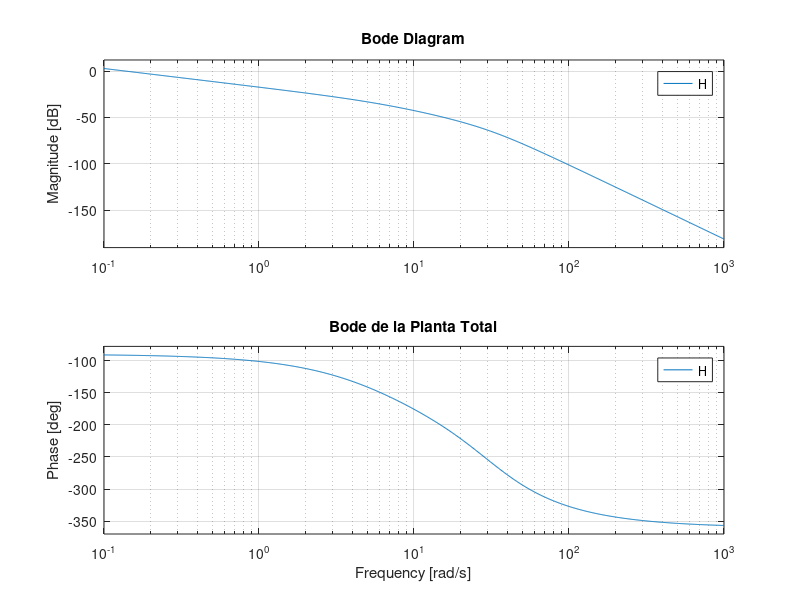
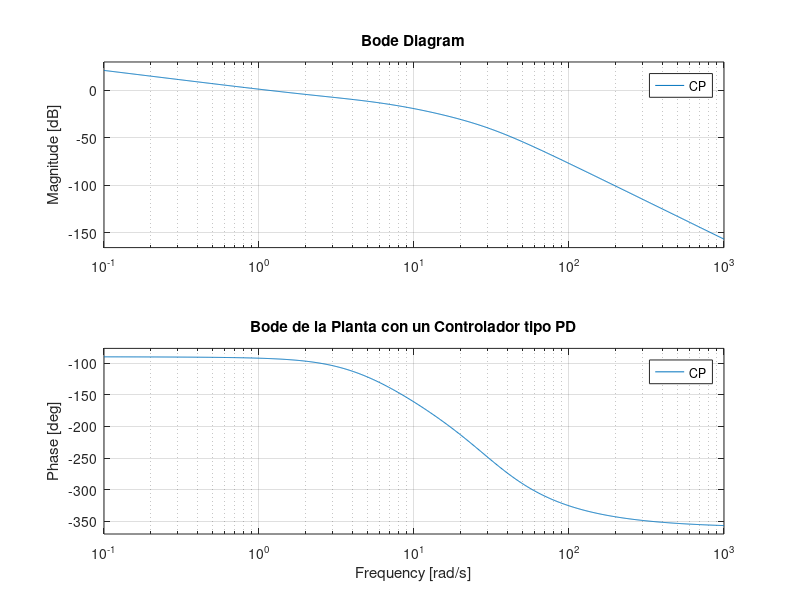

MATLAB code to generate these figures, in order: (Note: this script raises an error after producing the figures.)
%% Cargar el modelo estimado previamente
clear; clc; close all;


%% Modelización de la planta total

p = [ 0 -6.815007];
z = [];
k = 24.428153;

G_carrito = zpk(z,p,k)

s = tf("s");
G_servo_barra = 36.82/(s^2 + 50.12*s + 967.5)

% Conecto en cascada la dinamica del servo y la del carrito.

H = minreal(G_servo_barra * G_carrito)

%%
figure();
bode(H); grid on;
title('Bode de la Planta Total');


%% Vamos con el controlador

nombre_controlador = 'PI'; % Cambiar tambien al ensayar P o PD (nombres de salida).
z = [-3]; 
p = [-6];
k = db2mag(24);
C = zpk(z, p, k);

CP = minreal(H*C);
figure(); bode(CP); grid on;
title('Bode de la Planta con un Controlador tipo PD');

%% Lazo cerrado de posición
T = feedback(CP, 1);

% 1. Calcular toda la información del escalón
info = stepinfo(T);

% 2. Imprimir los datos por consola de forma ordenada
fprintf('--- Caracteristicas de la Respuesta al Escalon ---\n');
fprintf('Tiempo de establecimiento (SettlingTime): %.4f s\n', info.SettlingTime);
fprintf('Sobrepaso máximo (Overshoot): %.2f %%\n', info.Overshoot);
fprintf('Valor pico (Peak): %.4f\n', info.Peak);
fprintf('Tiempo al pico (PeakTime): %.4f s\n', info.PeakTime);
fprintf('Tiempo de subida (RiseTime): %.4f s\n', info.RiseTime);

% 3. Graficar la respuesta y opcionalmente mostrar las características visualmente
figure;
step(10*T); grid on;
title('Respuesta continua a un escalon de 10 cm');
ylabel('Posicion [cm]');
xlabel('Tiempo [s]');

%% Ganancias y discretizacion del controlador

% Extraer ganancias del controlador continuo seleccionado.
C_pid = pid(C);
Kp = C_pid.Kp;
Ki = C_pid.Ki;
Kd = C_pid.Kd;
Tf = C_pid.Tf;

fprintf('\n--- Ganancias del controlador ---\n');
fprintf('Kp = %.6f\nKi = %.6f\nKd = %.6f\nTf = %.6f s\n', Kp, Ki, Kd, Tf);

% Estas ganancias describen el controlador continuo; ahora lo discretizo.
Ts = 0.02; % 20 ms: periodo de control del Arduino 
Cz = c2d(C, Ts, 'tustin');
Cz

[b, a] = tfdata(tf(Cz), 'v');
b = b/a(1);
a = a/a(1);
assert(numel(a)<=3 && numel(b)<=3, 'Arduino admite orden hasta dos.');

if length(a) == 2
    % Primer orden (PD o red de adelanto simple)
    fprintf('u[k] = %.6f*u[k-1] + %.6f*e[k] + %.6f*e[k-1]\n', ...
            -a(2), b(1), b(2));
elseif length(a) == 3
    % Segundo orden (PID o adelanto + integrador)
    fprintf('u[k] = %.6f*u[k-1] + %.6f*u[k-2] + %.6f*e[k] + %.6f*e[k-1] + %.6f*e[k-2]\n', ...
            -a(2), -a(3), b(1), b(2), b(3));
end

% Completar coeficientes ausentes: misma recurrencia para P, PI y PD filtrado.
b(end+1:3) = 0;
a(end+1:3) = 0;

%% Simulaciones del controlador digital: escalon y golpe
% La planta se discretiza con ZOH: Arduino mantiene el comando entre muestras.
Hz = c2d(H, Ts, 'zoh');
Tz = feedback(Cz*Hz, 1);
fprintf('\nLazo continuo estable: %d | Lazo digital estable: %d\n', ...
    isstable(T), isstable(Tz));
assert(isstable(T) && isstable(Tz), 'Revisar controlador: el lazo no es estable.');
fprintf('Arduino: A1=%.9g; A2=%.9g; B0=%.9g; B1=%.9g; B2=%.9g;\n', ...
    -a(2), -a(3), b(1), b(2), b(3));
figure('Name','Margenes digitales','Color','white');
margin(Cz*Hz); grid on;

%% Opciones de los ensayos
tiempo = (0:Ts:30)';
instante_escalon = 2;       % Referencia cero hasta t=2 s, luego 10 cm
instante_golpe = 5;
salto_velocidad = 5;        % cm/s: efecto idealizado de un golpe, configurable
pulso_centro = 1544;
pulso_min = 1100;
pulso_max = 2000;
% 0: modelo nominal. Cambiar a -3.2630965 para incluir el sesgo identificado.
c_simulacion = 0;           % cm/s^2

% Modelo de estados: posicion, velocidad, angulo, velocidad angular.
% Dos entradas: variacion de pulso y aceleracion externa constante.
planta = ss([0 1 0 0; 0 -6.815007 24.428153 0; ...
    0 0 0 1; 0 0 -967.5 -50.12], ...
    [0 0; 0 1; 0 0; 36.82 0], [1 0 0 0], [0 0]);
planta_digital = c2d(planta, Ts, 'zoh');

%% Escalon de 0.1 m = 10 cm
referencia = zeros(size(tiempo));
referencia(tiempo >= instante_escalon) = 10;
posicion_continua = lsim(T, referencia, tiempo, 'zoh');
posicion_digital_lineal = lsim(Tz, referencia, tiempo);
[posicion_escalon, pulso_escalon, saturadas] = simular_controlador( ...
    planta_digital, b, a, referencia, c_simulacion, ...
    pulso_centro, pulso_min, pulso_max, 0, 0);

fig_escalon = figure('Name',[nombre_controlador ' - Escalon de 10 cm'],'Color','white');
subplot(2,1,1);
plot(tiempo, referencia, ':k', tiempo, posicion_continua, '--', ...
    tiempo, posicion_digital_lineal, '-.', tiempo, posicion_escalon);
grid on; ylabel('Posicion [cm]');
legend('Referencia','Continuo lineal','Digital lineal', ...
    'Digital con limites y redondeo','Location','best');
subplot(2,1,2);
stairs(tiempo, pulso_escalon); grid on; hold on;
yline(pulso_min, '--r', 'Minimo'); yline(pulso_max, '--r', 'Maximo');
ylabel('Pulso [us]'); xlabel('Tiempo [s]');

inicio = find(tiempo >= instante_escalon, 1);
info_digital = stepinfo(posicion_escalon(inicio:end), ...
    tiempo(inicio:end)-tiempo(inicio), 10);
final = tiempo >= tiempo(end)-2;
fprintf('\n--- Escalon de 10 cm: %s digital con limites y redondeo ---\n', nombre_controlador);
fprintf('Sesgo simulado: %.7g cm/s^2\n', c_simulacion);
fprintf('Establecimiento al 2 %% respecto de 10 cm: %.4f s\n', info_digital.SettlingTime);
fprintf('Sobrepaso: %.2f %%\n', info_digital.Overshoot);
fprintf('Error medio en los ultimos 2 s: %.5f cm\n', ...
    mean(referencia(final)-posicion_escalon(final)));
fprintf('Pulso minimo/maximo: %.0f / %.0f us; muestras saturadas: %d\n', ...
    min(pulso_escalon), max(pulso_escalon), saturadas);
fprintf('Error estacionario nominal lineal: %.5g cm\n', 10*(1-dcgain(Tz)));

%% Golpe con referencia fija en cero
% Un impulso mecanico cambia la velocidad del carrito. No usar impulse(T):
% eso seria un impulso de REFERENCIA. La fuerza real del golpe no se conoce,
% por lo que el salto de velocidad elegido es una amplitud ilustrativa.
referencia_golpe = zeros(size(tiempo));
muestra_golpe = find(tiempo >= instante_golpe, 1);
[posicion_golpe, pulso_golpe, saturadas_golpe] = simular_controlador( ...
    planta_digital, b, a, referencia_golpe, c_simulacion, ...
    pulso_centro, pulso_min, pulso_max, muestra_golpe, salto_velocidad);
fig_golpe = figure('Name',[nombre_controlador ' - Recuperacion ante un golpe'],'Color','white');
subplot(2,1,1);
plot(tiempo, referencia_golpe, ':k', tiempo, posicion_golpe); grid on;
xline(tiempo(muestra_golpe), '--', 'Golpe'); ylabel('Posicion [cm]');
legend('Referencia',[nombre_controlador ' digital'],'Location','best');
subplot(2,1,2);
stairs(tiempo, pulso_golpe); grid on; hold on;
yline(pulso_min, '--r', 'Minimo'); yline(pulso_max, '--r', 'Maximo');
ylabel('Pulso [us]'); xlabel('Tiempo [s]');
fprintf('\n--- Golpe: salto de velocidad %.2f cm/s en t=%.2f s ---\n', ...
    salto_velocidad, tiempo(muestra_golpe));
fprintf('Maximo desplazamiento absoluto despues del golpe: %.5f cm\n', ...
    max(abs(posicion_golpe(muestra_golpe:end))));
fprintf('Pulso minimo/maximo: %.0f / %.0f us; muestras saturadas: %d\n', ...
    min(pulso_golpe), max(pulso_golpe), saturadas_golpe);


%% Simulacion de la recurrencia Arduino cada Ts segundos
function [posicion, pulso, saturadas] = simular_controlador( ...
    planta, b, a, referencia, sesgo, centro, minimo, maximo, muestra_golpe, salto)
    estado = zeros(4,1); % Comenzar en posicion cero y en reposo
    posicion = zeros(size(referencia));
    pulso = zeros(size(referencia));
    saturadas = 0;
    errores = zeros(2,1);
    salidas = zeros(2,1);
    for k = 1:numel(referencia)
        if k == muestra_golpe
            estado(2) = estado(2)+salto;
        end
        posicion(k) = estado(1);
        error = referencia(k)-posicion(k);
        salida = -a(2:3)*salidas + b*[error; errores];
        pedido = centro+salida;
        if pedido < minimo || pedido > maximo
            saturadas = saturadas+1;
        end
        % Misma saturacion y redondeo a microsegundos que en Arduino.
        limitado = min(max(pedido, minimo), maximo);
        pulso(k) = round(limitado);
        errores = [error; errores(1)];
        % Igual que el sketch: memoria limitada, sin cuantizar la recurrencia.
        % Proteccion simple al saturar; no es anti-windup universal.
        salidas = [limitado-centro; salidas(1)];
        estado = planta.A*estado + planta.B*[pulso(k)-centro; sesgo];
    end
end
